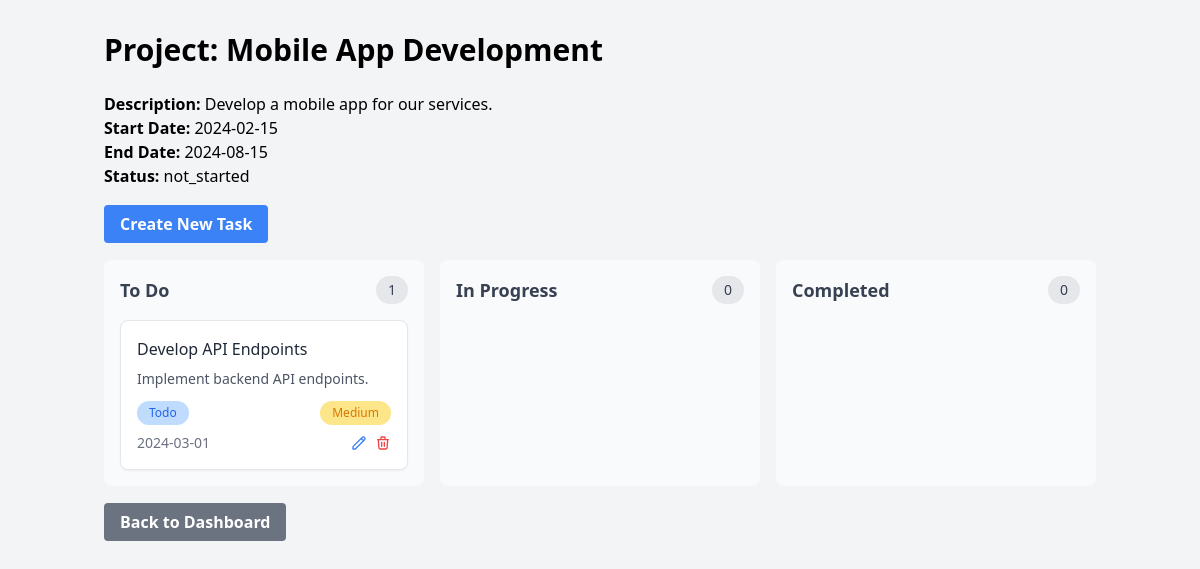
The page /index.php?action=project_details&id=2 (signed in) on the database its author committed.
### tables this page shows
CREATE TABLE projects (
    id INT AUTO_INCREMENT PRIMARY KEY,
    name VARCHAR(255) NOT NULL,
    description TEXT,
    date_commence DATE,
    date_fin DATE,
    status VARCHAR(20) NOT NULL DEFAULT 'not_started' CHECK (status IN ('not_started', 'in_progress', 'completed')),
    is_public TINYINT(1) DEFAULT FALSE,
    id_user INT,
    FOREIGN KEY (id_user) REFERENCES users(id),
    created_at TIMESTAMP DEFAULT CURRENT_TIMESTAMP
);

CREATE TABLE tasks (
    id INT AUTO_INCREMENT PRIMARY KEY,
    title VARCHAR(255) NOT NULL,
    description TEXT,
    status VARCHAR(20) NOT NULL DEFAULT 'toDo' CHECK (status IN ('toDo', 'inProgress', 'completed')),
    priority VARCHAR(20) NOT NULL DEFAULT 'medium' CHECK (priority IN ('low', 'medium', 'high')),
    fin_date DATE,
    category_id INT,
    project_id INT,
    assigned_to INT,
    created_by INT,
    FOREIGN KEY (project_id) REFERENCES projects(id) ON DELETE CASCADE,
    FOREIGN KEY (category_id) REFERENCES categories(id),
    FOREIGN KEY (assigned_to) REFERENCES users(id),
    FOREIGN KEY (created_by) REFERENCES users(id),
    created_at TIMESTAMP DEFAULT CURRENT_TIMESTAMP
);

### config/Database.php (called while the page is built, shortened)
<?php
class Database{
   private $host="localhost";
   private $db_name="gestionnaire_de_projets";
   private $username="root";
   private $password="";
   public function getconnection(){
    $this->conn=null;
    try{
        $this->conn = new PDO(
            "mysql:host=".$this->host.";dbname=".$this->db_name,$this->username,$this->password);
        $this->conn->setAttribute(PDO::ATTR_ERRMODE,PDO::ERRMODE_EXCEPTION);
    }
catch(PDOExcepton $exception){
    echo "connectionError :";
}
  return $this->conn;
   }
}
?>

### models/Project.php (called while the page is built, shortened)
<?php
class Project {
    private $conn;
    private $table_name = "projects";
    public function __construct($db) {
        $this->conn = $db;
    }
    public function getProjectById($id) {
        $query = "SELECT * FROM " . $this->table_name . " WHERE id = :id";
        $stmt = $this->conn->prepare($query);
        $stmt->bindParam(":id", $id);
        if ($stmt->execute()) {
            return $stmt->fetch(PDO::FETCH_ASSOC);
        }
        return false;
    }
    }

### models/Task.php (called while the page is built, shortened)
<?php
class Task {
    private $conn;
    public function __construct($db) {
        $this->conn = $db;
    }
public function getTasksByProject($projectId) {
    $stmt = $this->conn->prepare("SELECT * FROM tasks WHERE project_id = ?");
    $stmt->execute([$projectId]);
    return $stmt->fetchAll(PDO::FETCH_ASSOC);
}
}

### views/project_details.php (the view, shortened to what this page needs)
<!DOCTYPE html>
<html lang="en">
<head>
    <link href="https://cdn.jsdelivr.net/npm/tailwindcss@2.2.19/dist/tailwind.min.css" rel="stylesheet">
</head>
<body class="bg-gray-100">
    <div class="container mx-auto px-4 py-8">
        <h1 class="text-3xl font-bold mb-6">Project: <?php echo htmlspecialchars($project['name']); ?></h1>
        <div class="mb-6">
            <p><strong>Description:</strong> <?php echo htmlspecialchars($project['description']); ?></p>
            <p><strong>Start Date:</strong> <?php echo htmlspecialchars($project['date_commence']); ?></p>
            <p><strong>End Date:</strong> <?php echo htmlspecialchars($project['date_fin']); ?></p>
            <p><strong>Status:</strong> <?php echo htmlspecialchars($project['status']); ?></p>
        </div>
        <div class="mb-6">
            <a href="index.php?action=create_task&project_id=<?php echo $project['id']; ?>" class="bg-blue-500 hover:bg-blue-700 text-white font-bold py-2 px-4 rounded">
                Create New Task
            </a>
        </div>
        <div class="flex gap-4">
            <div class="flex-1 bg-gray-50 rounded-lg p-4">
                <div class="flex items-center justify-between mb-4">
                    <h2 class="text-lg font-semibold text-gray-700">To Do</h2>
                    <span class="bg-gray-200 text-gray-700 rounded-full px-3 py-1 text-sm">
                        <?php echo count(array_filter($tasks, function($task) { return $task['status'] === 'toDo'; })); ?>
                    </span>
                </div>
                <div class="space-y-3">
                    <?php foreach ($tasks as $task): ?>
                        <?php if ($task['status'] === 'toDo'): ?>
                            <div class="bg-white p-4 rounded-lg shadow-sm border border-gray-200">
                                <h3 class="font-medium text-gray-800 mb-2"><?php echo htmlspecialchars($task['title']); ?></h3>
                                <p class="text-sm text-gray-600 mb-3"><?php echo htmlspecialchars($task['description']); ?></p>
                                <div class="flex items-center justify-between mb-2">
                                    <span class="bg-blue-200 text-blue-600 py-1 px-3 rounded-full text-xs">Todo</span>
                                    <?php if ($task['priority'] === 'high'): ?>
                                        <span class="bg-red-200 text-red-600 py-1 px-3 rounded-full text-xs">High</span>
                                    <?php elseif ($task['priority'] === 'medium'): ?>
                                        <span class="bg-yellow-200 text-yellow-600 py-1 px-3 rounded-full text-xs">Medium</span>
                                    <?php else: ?>
                                        <span class="bg-green-200 text-green-600 py-1 px-3 rounded-full text-xs">Low</span>
                                    <?php endif; ?>
                                </div>
                                <div class="flex items-center justify-between text-sm">
                                    <span class="text-gray-500"><?php echo htmlspecialchars($task['fin_date']); ?></span>
                                    <div class="flex space-x-2">
                                        <a href="index.php?action=update_task&id=<?php echo $task['id']; ?>" class="text-blue-500 hover:text-blue-700">
                                            <svg class="w-4 h-4" fill="none" stroke="currentColor" viewBox="0 0 24 24">
                                                <path stroke-linecap="round" stroke-linejoin="round" stroke-width="2" d="M15.232 5.232l3.536 3.536m-2.036-5.036a2.5 2.5 0 113.536 3.536L6.5 21.036H3v-3.572L16.732 3.732z" />
                                            </svg>
                                        </a>
                                        <a href="index.php?action=delete_task&id=<?php echo $task['id']; ?>" class="text-red-500 hover:text-red-700" onclick="return confirm('Are you sure you want to delete this task?');">
                                            <svg class="w-4 h-4" fill="none" stroke="currentColor" viewBox="0 0 24 24">
                                                <path stroke-linecap="round" stroke-linejoin="round" stroke-width="2" d="M19 7l-.867 12.142A2 2 0 0116.138 21H7.862a2 2 0 01-1.995-1.858L5 7m5 4v6m4-6v6m1-10V4a1 1 0 00-1-1h-4a1 1 0 00-1 1v3M4 7h16" />
                                            </svg>
                                        </a>
                                    </div>
                                </div>
                            </div>
                        <?php endif; ?>
                    <?php endforeach; ?>
                </div>
            </div>
            <div class="flex-1 bg-gray-50 rounded-lg p-4">
                <div class="flex items-center justify-between mb-4">
                    <h2 class="text-lg font-semibold text-gray-700">In Progress</h2>
                    <span class="bg-gray-200 text-gray-700 rounded-full px-3 py-1 text-sm">
                        <?php echo count(array_filter($tasks, function($task) { return $task['status'] === 'inProgress'; })); ?>
                    </span>
                </div>
            </div>
            <div class="flex-1 bg-gray-50 rounded-lg p-4">
                <div class="flex items-center justify-between mb-4">
                    <h2 class="text-lg font-semibold text-gray-700">Completed</h2>
                    <span class="bg-gray-200 text-gray-700 rounded-full px-3 py-1 text-sm">
                        <?php echo count(array_filter($tasks, function($task) { return $task['status'] === 'completed'; })); ?>
                    </span>
                </div>
            </div>
        </div>
        <div class="mt-6">
            <a href="index.php?action=dashboard" class="bg-gray-500 hover:bg-gray-700 text-white font-bold py-2 px-4 rounded">
                Back to Dashboard
            </a>
        </div>
    </div>
</body>
</html>

### rows shown on the page
projects: name "Mobile App Development", description "Develop a mobile app for our services.", date_commence "2024-02-15", date_fin "2024-08-15", status "not_started"
tasks: status "1", title "Develop API Endpoints", description "Implement backend API endpoints.", priority "Medium", fin_date "2024-03-01", status "0"
